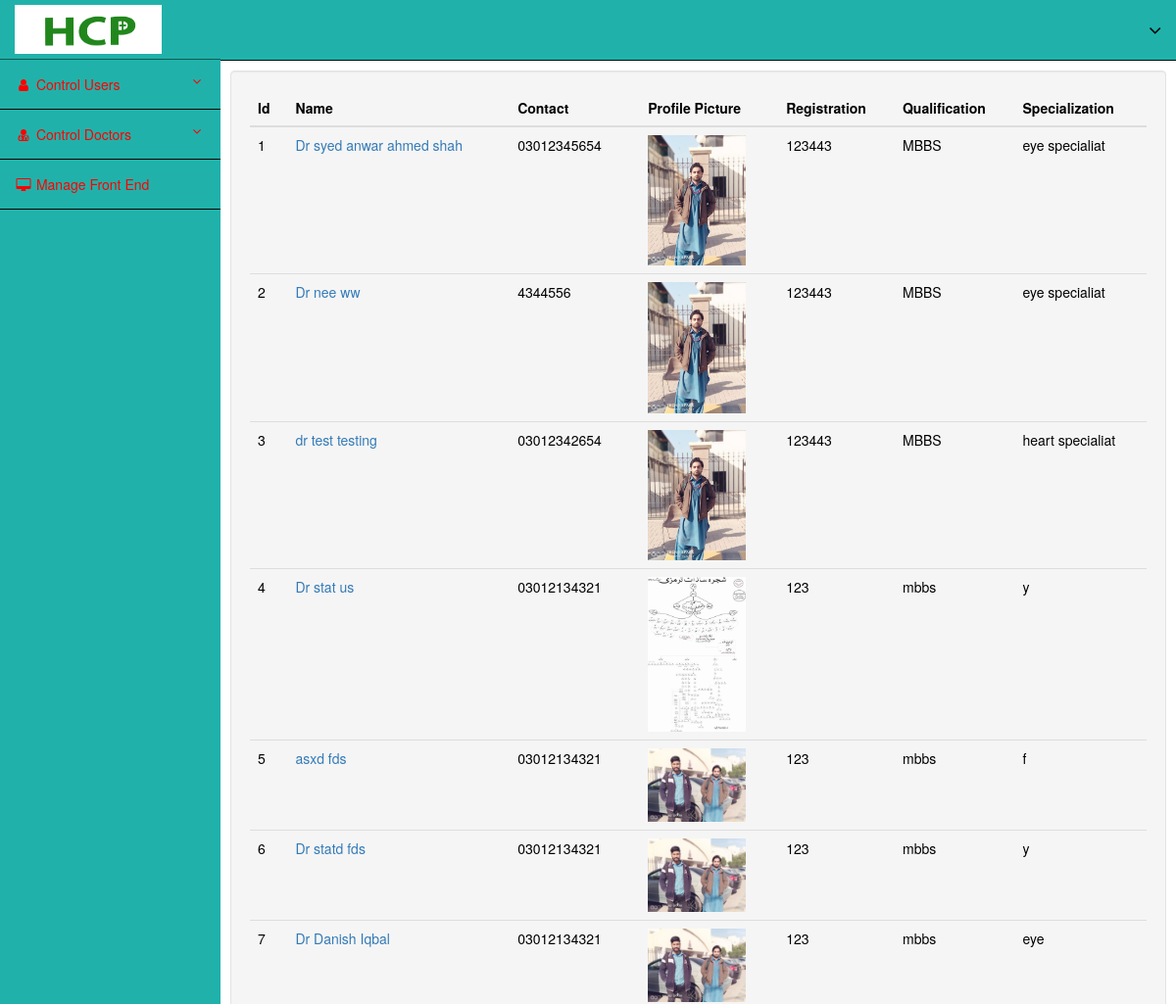
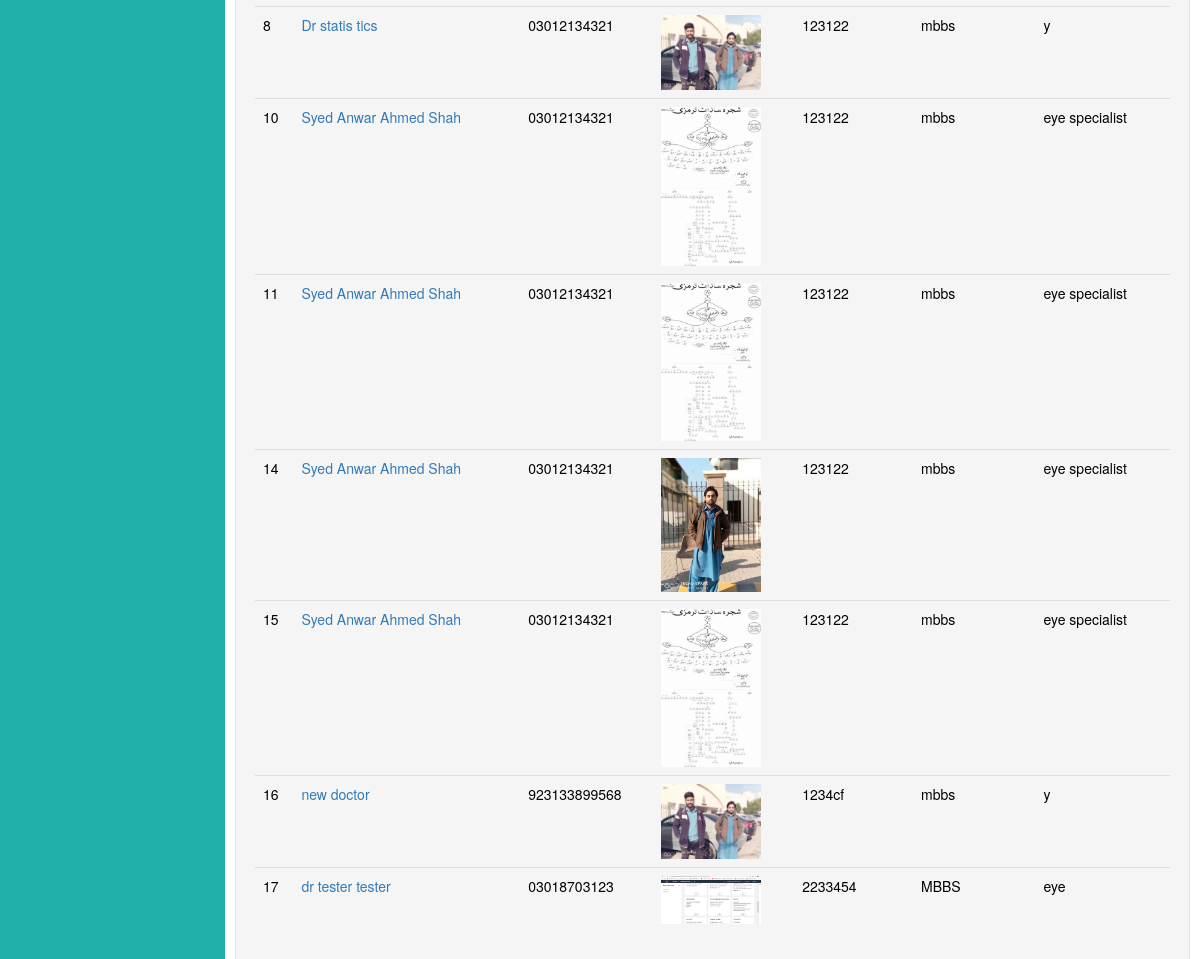
/admin/cdoctora.php (signed in), run on the app's committed database (2 pictures, top to bottom).
### tables this page shows
CREATE TABLE `tbldoctors` (
  `id` int(10) NOT NULL,
  `name` varchar(255) NOT NULL,
  `faname` varchar(255) NOT NULL,
  `email` varchar(255) NOT NULL,
  `contact` varchar(255) NOT NULL,
  `address` varchar(255) NOT NULL,
  `regno` varchar(255) NOT NULL,
  `qualification` varchar(255) NOT NULL,
  `degimage` varchar(255) NOT NULL DEFAULT 'image.jpg',
  `certimage` varchar(255) NOT NULL DEFAULT 'image.jpg',
  `city` varchar(255) NOT NULL,
  `country` varchar(255) NOT NULL,
  `specialization` varchar(255) NOT NULL,
  `password` varchar(255) NOT NULL,
  `gender` varchar(10) NOT NULL,
  `status` int(10) NOT NULL DEFAULT 1
);

### admin/cdoctora.php (the view, shortened to what this page needs)
<?php
include('header.php');
?>
     <?php
     include('sidebar.php');
    ?>
    <div id="page-wrapper">
        <div class="container-fluid">
            <div class="row" id="main" >
                <div class="col-sm-12 col-md-12 well" id="content">
             <div class="row">
             <div class="col-md-12">
             <?php
             $q = mysqli_query($conn,"SELECT * FROM `tbldoctors` WHERE `status`=2");
             ?>
         <table class='table'>
                    <thead>
                      <tr>
                        <th>Id</th>
                        <th>Name</th>
                        <th>Contact</th>
                        <th>Profile Picture</th>
                        <th>Registration</th>
                        <th>Qualification</th>
                        <th>Specialization</th>
                      </tr>
                    </thead>
                    <tbody>
                    <?php
                          while($row = mysqli_fetch_array($q)){
                            echo "<tr>
                            <td>$row[id]</td>
                            <td><a href='view.php?id=$row[id]'>$row[name]</a></td>
                            <td>$row[contact]</td>
                            <td><img src='../upload/$row[certimage]' width='100px'></td>
                            <td>$row[regno]</td>
                            <td>$row[qualification]</td>
                            <td>$row[specialization]</td>
                            </tr>";
                        }
                      ?>
                    </tbody>
                  </table>
             </div>
             </div>
                 </div>
            </div>
        </div>
    </div>
</div>
<?php
include('footer.php');
?>

### admin/admin.css (style rules this page uses)
@media (min-width:768px) { body { margin-top: 50px; color: #000; } }
#page-wrapper { width: 100%; padding: 0; background-color: #fff; }
@media (min-width:768px) { #page-wrapper { padding: 22px 10px; } }

### data on the page
tbldoctors: id "1", name "Dr syed anwar ahmed shah", contact "03012345654", certimage (picture), regno "123443", qualification "MBBS", specialization "eye specialiat"
tbldoctors: id "2", name "Dr nee ww", contact "4344556", certimage (picture), regno "123443", qualification "MBBS", specialization "eye specialiat"
tbldoctors: id "3", name "dr test testing", contact "03012342654", certimage (picture), regno "123443", qualification "MBBS", specialization "heart specialiat"
tbldoctors: id "4", name "Dr stat us", contact "03012134321", certimage (picture), regno "123", qualification "mbbs", specialization "y"
tbldoctors: id "5", name "asxd fds", contact "03012134321", certimage (picture), regno "123", qualification "mbbs", specialization "f"
tbldoctors: id "6", name "Dr statd fds", contact "03012134321", certimage (picture), regno "123", qualification "mbbs", specialization "y"
tbldoctors: id "7", name "Dr Danish Iqbal", contact "03012134321", certimage (picture), regno "123", qualification "mbbs", specialization "eye"
tbldoctors: id "8", name "Dr statis tics", contact "03012134321", certimage (picture), regno "123122", qualification "mbbs", specialization "y"
tbldoctors: id "10", name "Syed Anwar Ahmed Shah", contact "03012134321", certimage (picture), regno "123122", qualification "mbbs", specialization "eye specialist"
tbldoctors: id "11", name "Syed Anwar Ahmed Shah", contact "03012134321", certimage (picture), regno "123122", qualification "mbbs", specialization "eye specialist"
tbldoctors: id "14", name "Syed Anwar Ahmed Shah", contact "03012134321", certimage (picture), regno "123122", qualification "mbbs", specialization "eye specialist"
tbldoctors: id "15", name "Syed Anwar Ahmed Shah", contact "03012134321", certimage (picture), regno "123122", qualification "mbbs", specialization "eye specialist"
tbldoctors: id "16", name "new doctor", contact "923133899568", certimage (picture), regno "1234cf", qualification "mbbs", specialization "y"
tbldoctors: id "17", name "dr tester tester", contact "03018703123", certimage (picture), regno "2233454", qualification "MBBS", specialization "eye"
